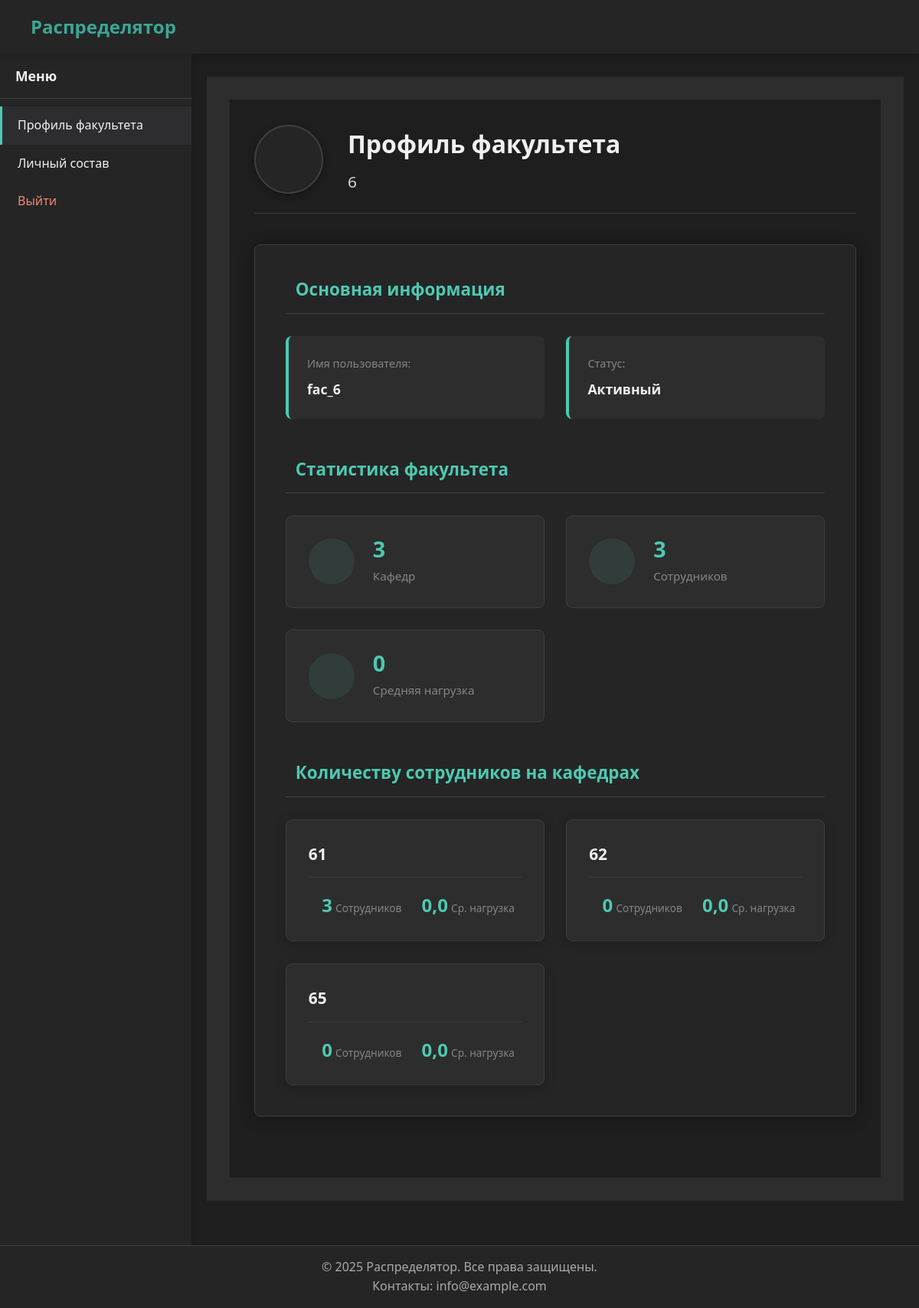
Page /faculty/profile/ (signed in) on the committed database.
### unit/models.py (models this page shows, shortened)
class Faculty(models.Model):
    name = models.CharField(max_length=20, verbose_name="Название факультета", unique=True)
    class Meta:
        verbose_name = 'Факультет'
        verbose_name_plural = 'Факультеты'

class Department(models.Model):
    name = models.CharField(max_length=20, verbose_name="Название кафедры", unique=True)
    faculty = models.ForeignKey(
        'Faculty',
        on_delete=models.SET_NULL,
        null=True,
        blank=True,
        verbose_name="Факультет",
        related_name="departments"
    )
    class Meta:
        verbose_name = 'Кафедра'
        verbose_name_plural = 'Кафедры'

### authentication/models.py (models this page shows, shortened)
class CustomUser (AbstractUser ):
    faculty = models.ForeignKey(
        Faculty,
        on_delete=models.SET_NULL,
        null=True,
        blank=True,
        verbose_name="Факультет",
        related_name="users"
    )
    department = models.ForeignKey(
        Department,
        on_delete=models.SET_NULL,
        null=True,
        blank=True,
        verbose_name="Кафедра",
        related_name="users"
    )
    groups = models.ManyToManyField(
        'auth.Group',
        related_name='customuser_set',  # Уникальное имя для обратного доступа
        blank=True,
        help_text='Группы, к которым принадлежит этот пользователь.',
        verbose_name='Группы'
    )
    user_permissions = models.ManyToManyField(
        'auth.Permission',
        related_name='customuser_set',  # Уникальное имя для обратного доступа
        blank=True,
        help_text='Конкретные разрешения для этого пользователя.',
        verbose_name='Разрешения пользователя'
    )
    class Meta:
        verbose_name = 'Пользователь'
        verbose_name_plural = 'Пользователи'

### faculty/views.py (the view)
# urls.py: path('profile/', views.FacultyDashboardView.as_view(), name='profile'),
class FacultyDashboardView(HasFacultyMixin, TemplateView):
    template_name = 'profiles/faculty/dashboard.html'
    def get_context_data(self, **kwargs):
        context = super().get_context_data(**kwargs)
        user = self.request.user
        if not hasattr(user, 'faculty') or not user.faculty:
            return context
        departments = Department.objects.filter(faculty=user.faculty)
        departments_stats = {
            'total': departments.count(),
            'total_staff': People.objects.filter(department__in=departments).count(),
            'avg_workload': People.objects.filter(department__in=departments).aggregate(Avg('workload'))['workload__avg'] or 0,
        }
        top_departments = departments.annotate(
            staff_count=Count('people'),
            avg_workload=Avg('people__workload')
        ).order_by('-staff_count')[:5]
        context.update({
            'user': user,
            'faculty': user.faculty,
            'departments_count': departments_stats['total'],
            'staff_count': departments_stats['total_staff'],
            'avg_workload': round(departments_stats['avg_workload'], 1),
            'top_departments': top_departments,
        })
        return context

### core/mixins.py (called while the page is built)
    def dispatch(self, request, *args, **kwargs):
        if not hasattr(request.user, 'faculty') or not request.user.faculty:
            messages.warning(request, "У вас нет прав доступа к этому разделу")
            return redirect('home')
        return super().dispatch(request, *args, **kwargs)

### core/utils.py (called while the page is built)
def get_user_type(user):
    if user.is_superuser:
        return 'admin'
    groups = list(user.groups.values_list('name', flat=True))
    if 'Комендант' in groups:
        return 'commandant'
    elif 'Факультет' in groups:
        return 'faculty'
    elif 'Кафедра' in groups:
        return 'department'
    return None

### templates/profiles/faculty/dashboard.html (shortened to what this page needs)
{% extends "base_account.html" %}
{% load static %}
{% block extra_head %}
<link rel="stylesheet" href="{% static 'css/profile.css' %}">
{% endblock %}
{% block account_content %}
<div class="profile-container">
    <div class="profile-header">
        <div class="profile-avatar">
        </div>
        <div class="profile-title">
            <h1>Профиль факультета</h1>
            {% if faculty %}
            <p class="faculty-name">{{ faculty.name }}</p>
            {% endif %}
        </div>
    </div>
    <div class="profile-card">
        <div class="profile-section">
            <h3> Основная информация</h3>
            <div class="info-grid">
                <div class="info-item">
                    <span class="info-label">Имя пользователя:</span>
                    <span class="info-value">{{ user.username }}</span>
                </div>
                <div class="info-item">
                    <span class="info-label">Статус:</span>
                    <span class="info-value">Активный</span>
                </div>
            </div>
        </div>
        <div class="profile-section">
            <h3> Статистика факультета</h3>
            <div class="stats-grid">
                <div class="stat-card">
                    <div class="stat-icon">
                    </div>
                    <div class="stat-info">
                        <span class="stat-value">{{ departments_count }}</span>
                        <span class="stat-label">Кафедр</span>
                    </div>
                </div>
                <div class="stat-card">
                    <div class="stat-icon">
                    </div>
                    <div class="stat-info">
                        <span class="stat-value">{{ staff_count }}</span>
                        <span class="stat-label">Сотрудников</span>
                    </div>
                </div>
                <div class="stat-card">
                    <div class="stat-icon">
                    </div>
                    <div class="stat-info">
                        <span class="stat-value">{{ avg_workload }}</span>
                        <span class="stat-label">Средняя нагрузка</span>
                    </div>
                </div>
            </div>
        </div>
        <div class="profile-section">
            <h3> Количеству сотрудников на кафедрах</h3>
            {% if top_departments %}
            <div class="departments-cards">
                {% for department in top_departments %}
                <div class="department-card">
                    <div class="department-name">{{ department.name }}</div>
                    <div class="department-stats">
                        <div class="stat-item">
                            <span class="stat-value">{{ department.staff_count }}</span>
                            <span class="stat-label">Сотрудников</span>
                        </div>
                        <div class="stat-item">
                            <span class="stat-value">{{ department.avg_workload|default:0.0|floatformat:1 }}</span>
                            <span class="stat-label">Ср. нагрузка</span>
                        </div>
                    </div>
                </div>
                {% endfor %}
            </div>
            {% else %}
            <div class="no-departments">
                <i class="fas fa-info-circle"></i> Нет данных о кафедрах
            </div>
            {% endif %}
        </div>
    </div>
</div>
{% endblock %}

### static/css/base.css (style rules this page uses)
* { margin: 0; padding: 0; box-sizing: border-box; }
body { font-family: 'Segoe UI', Tahoma, Geneva, Verdana, sans-serif; background-color: #1e1e1e; color: #f0f0f0; line-height: 1.6; padding-top: 70px; padding-bottom: 0; margin-bottom: 60px; min-height: 100vh; position: relative; }

### static/css/profile.css (style rules this page uses)
.profile-container { padding: 2rem; max-width: 1200px; margin: 0 auto; color: #f0f0f0; background-color: #1e1e1e; }
.profile-header { display: flex; align-items: center; gap: 2rem; margin-bottom: 2.5rem; padding-bottom: 1.5rem; border-bottom: 1px solid #3e3e42; }
.profile-avatar { width: 90px; height: 90px; border-radius: 50%; background-color: #252526; display: flex; align-items: center; justify-content: center; color: #4ec9b0; font-size: 2.8rem; box-shadow: 0 3px 10px rgba(0,0,0,0.3); border: 2px solid #3e3e42; }
.profile-title h1 { color: #f0f0f0; margin: 0; font-size: 2rem; font-weight: 600; }
.faculty-name { color: #d4d4d4; margin: 0.5rem 0 0; font-size: 1.3rem; font-weight: 400; }
.profile-card { background-color: #252526; border-radius: 8px; padding: 2.5rem; box-shadow: 0 2px 20px rgba(0, 0, 0, 0.3); margin-bottom: 3rem; border: 1px solid #3e3e42; }
.profile-section { margin-bottom: 3rem; }
.profile-section:last-child { margin-bottom: 0; }
.profile-section h3 { color: #4ec9b0; margin-bottom: 1.8rem; font-size: 1.4rem; display: flex; align-items: center; gap: 0.8rem; padding-bottom: 0.8rem; border-bottom: 1px solid #3e3e42; }
.info-grid { display: grid; grid-template-columns: repeat(auto-fill, minmax(280px, 1fr)); gap: 1.8rem; }
.info-item { background-color: #2d2d2d; padding: 1.5rem; border-radius: 8px; border-left: 4px solid #4ec9b0; transition: transform 0.2s, box-shadow 0.2s; }
.info-label { display: block; color: #858585; font-size: 0.9rem; margin-bottom: 0.5rem; font-weight: 500; }
.info-value { color: #f0f0f0; font-size: 1.1rem; font-weight: 600; }
.stats-grid { display: grid; grid-template-columns: repeat(auto-fit, minmax(220px, 1fr)); gap: 1.8rem; }
.stat-card { background-color: #2d2d2d; border-radius: 8px; padding: 1.8rem; display: flex; align-items: center; gap: 1.5rem; transition: all 0.3s ease; border: 1px solid #3e3e42; }
.stat-icon { width: 60px; height: 60px; border-radius: 50%; background-color: rgba(78, 201, 176, 0.1); display: flex; align-items: center; justify-content: center; color: #4ec9b0; font-size: 1.8rem; }
.stat-info { display: flex; flex-direction: column; }
.stat-value { color: #4ec9b0; font-size: 1.8rem; font-weight: 700; line-height: 1; }
.stat-label { color: #858585; font-size: 0.95rem; margin-top: 0.5rem; }
.departments-cards { display: grid; grid-template-columns: repeat(auto-fill, minmax(300px, 1fr)); gap: 1.8rem; margin-top: 1.5rem; }
.department-card { background: #2d2d2d; border-radius: 8px; padding: 1.8rem; box-shadow: 0 3px 15px rgba(0,0,0,0.2); transition: all 0.3s ease; border: 1px solid #3e3e42; }
.department-name { font-size: 1.3rem; font-weight: 600; margin-bottom: 1.2rem; color: #f0f0f0; padding-bottom: 0.8rem; border-bottom: 1px solid #3e3e42; }
.department-stats { display: flex; justify-content: space-between; margin-top: 1.5rem; }
.stat-item { text-align: center; flex: 1; }
.stat-item .stat-value { font-size: 1.5rem; color: #4ec9b0; }
.stat-item .stat-label { font-size: 0.85rem; color: #858585; margin-top: 0.3rem; }

### rows in the picture
Faculty: name "6"
CustomUser: username "fac_6"
Department: name "61", staff_count "3", avg_workload "0,0"
Department: name "62", staff_count "0", avg_workload "0,0"
Department: name "65", staff_count "0", avg_workload "0,0"

### other values in the picture
{{ item.name }} "Профиль факультета" "Личный состав"
{{ departments_count }} "3"
{{ staff_count }} "3"
{{ avg_workload }} "0"
